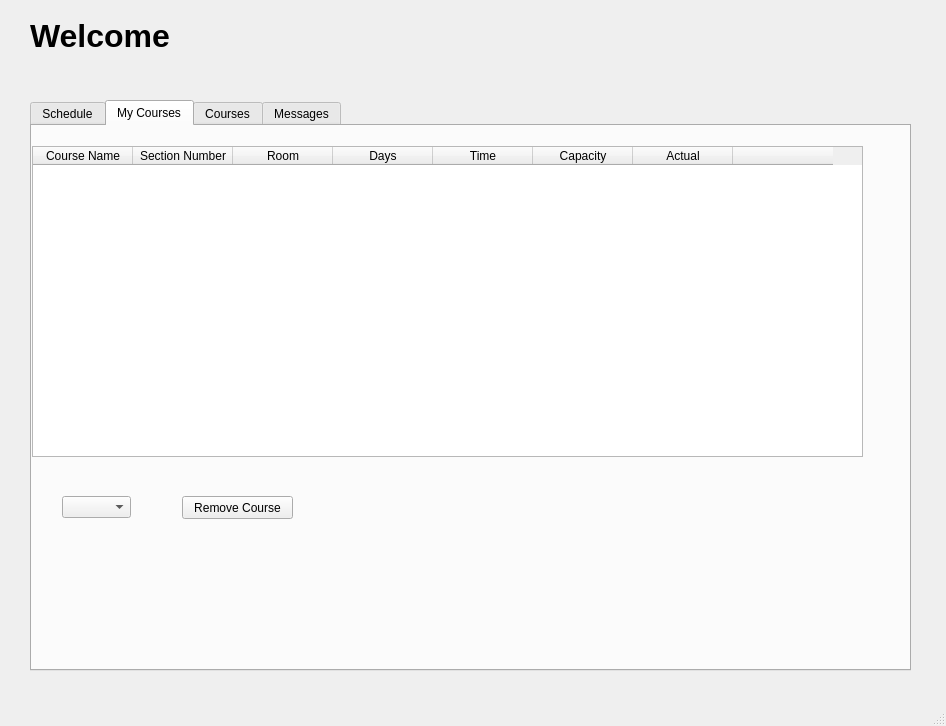
<?xml version="1.0" encoding="UTF-8"?>
<ui version="4.0">
 <class>SystemWindow</class>
 <widget class="QMainWindow" name="SystemWindow">
  <property name="geometry">
   <rect>
    <x>0</x>
    <y>0</y>
    <width>946</width>
    <height>726</height>
   </rect>
  </property>
  <property name="windowTitle">
   <string>MainWindow</string>
  </property>
  <widget class="QWidget" name="centralwidget">
   <widget class="QLabel" name="label_welcome">
    <property name="geometry">
     <rect>
      <x>30</x>
      <y>-10</y>
      <width>871</width>
      <height>91</height>
     </rect>
    </property>
    <property name="font">
     <font>
      <pointsize>24</pointsize>
      <weight>75</weight>
      <bold>true</bold>
     </font>
    </property>
    <property name="text">
     <string>Welcome</string>
    </property>
   </widget>
   <widget class="QTabWidget" name="tabWidget">
    <property name="geometry">
     <rect>
      <x>30</x>
      <y>100</y>
      <width>881</width>
      <height>571</height>
     </rect>
    </property>
    <property name="tabPosition">
     <enum>QTabWidget::North</enum>
    </property>
    <property name="tabShape">
     <enum>QTabWidget::Rounded</enum>
    </property>
    <property name="currentIndex">
     <number>1</number>
    </property>
    <property name="elideMode">
     <enum>Qt::ElideLeft</enum>
    </property>
    <property name="usesScrollButtons">
     <bool>true</bool>
    </property>
    <property name="tabsClosable">
     <bool>false</bool>
    </property>
    <property name="movable">
     <bool>false</bool>
    </property>
    <widget class="QWidget" name="tab">
     <attribute name="title">
      <string>Schedule</string>
     </attribute>
     <widget class="QTableWidget" name="tableSchedule">
      <property name="geometry">
       <rect>
        <x>0</x>
        <y>50</y>
        <width>741</width>
        <height>461</height>
       </rect>
      </property>
      <property name="horizontalScrollBarPolicy">
       <enum>Qt::ScrollBarAsNeeded</enum>
      </property>
      <property name="showGrid">
       <bool>true</bool>
      </property>
      <property name="gridStyle">
       <enum>Qt::NoPen</enum>
      </property>
      <property name="sortingEnabled">
       <bool>false</bool>
      </property>
      <property name="cornerButtonEnabled">
       <bool>false</bool>
      </property>
      <property name="rowCount">
       <number>14</number>
      </property>
      <property name="columnCount">
       <number>7</number>
      </property>
      <attribute name="horizontalHeaderDefaultSectionSize">
       <number>100</number>
      </attribute>
      <attribute name="horizontalHeaderMinimumSectionSize">
       <number>37</number>
      </attribute>
      <row>
       <property name="text">
        <string>8</string>
       </property>
      </row>
      <row>
       <property name="text">
        <string>9</string>
       </property>
      </row>
      <row>
       <property name="text">
        <string>10</string>
       </property>
      </row>
      <row>
       <property name="text">
        <string>11</string>
       </property>
      </row>
      <row>
       <property name="text">
        <string>12</string>
       </property>
      </row>
      <row>
       <property name="text">
        <string>13</string>
       </property>
      </row>
      <row>
       <property name="text">
        <string>14</string>
       </property>
      </row>
      <row>
       <property name="text">
        <string>15</string>
       </property>
      </row>
      <row>
       <property name="text">
        <string>16</string>
       </property>
      </row>
      <row>
       <property name="text">
        <string>17</string>
       </property>
      </row>
      <row>
       <property name="text">
        <string>18</string>
       </property>
      </row>
      <row>
       <property name="text">
        <string>19</string>
       </property>
      </row>
      <row>
       <property name="text">
        <string>20</string>
       </property>
      </row>
      <row>
       <property name="text">
        <string>21</string>
       </property>
      </row>
      <column>
       <property name="text">
        <string>Sunday</string>
       </property>
      </column>
      <column>
       <property name="text">
        <string>Monday</string>
       </property>
      </column>
      <column>
       <property name="text">
        <string>Tuesday</string>
       </property>
      </column>
      <column>
       <property name="text">
        <string>Wednesday</string>
       </property>
      </column>
      <column>
       <property name="text">
        <string>Thursday</string>
       </property>
      </column>
      <column>
       <property name="text">
        <string>Friday</string>
       </property>
      </column>
      <column>
       <property name="text">
        <string>Saturday</string>
       </property>
      </column>
     </widget>
     <widget class="QPushButton" name="pbRefresh">
      <property name="geometry">
       <rect>
        <x>0</x>
        <y>20</y>
        <width>101</width>
        <height>23</height>
       </rect>
      </property>
      <property name="text">
       <string>Refresh</string>
      </property>
     </widget>
    </widget>
    <widget class="QWidget" name="tab_2">
     <attribute name="title">
      <string>My Courses</string>
     </attribute>
     <widget class="QTableWidget" name="tableMyCourses">
      <property name="geometry">
       <rect>
        <x>0</x>
        <y>20</y>
        <width>831</width>
        <height>311</height>
       </rect>
      </property>
      <column>
       <property name="text">
        <string>Course Name</string>
       </property>
      </column>
      <column>
       <property name="text">
        <string>Section Number</string>
       </property>
      </column>
      <column>
       <property name="text">
        <string>Room</string>
       </property>
      </column>
      <column>
       <property name="text">
        <string>Days</string>
       </property>
      </column>
      <column>
       <property name="text">
        <string>Time</string>
       </property>
      </column>
      <column>
       <property name="text">
        <string>Capacity</string>
       </property>
      </column>
      <column>
       <property name="text">
        <string>Actual</string>
       </property>
      </column>
      <column>
       <property name="text">
        <string/>
       </property>
      </column>
     </widget>
     <widget class="QComboBox" name="cbMyCoursesList">
      <property name="geometry">
       <rect>
        <x>30</x>
        <y>370</y>
        <width>69</width>
        <height>22</height>
       </rect>
      </property>
     </widget>
     <widget class="QPushButton" name="pbRemoveCourse">
      <property name="geometry">
       <rect>
        <x>150</x>
        <y>370</y>
        <width>111</width>
        <height>23</height>
       </rect>
      </property>
      <property name="text">
       <string>Remove Course</string>
      </property>
     </widget>
    </widget>
    <widget class="QWidget" name="tab_5">
     <attribute name="title">
      <string>Courses</string>
     </attribute>
     <widget class="QTableWidget" name="tableCourses">
      <property name="geometry">
       <rect>
        <x>10</x>
        <y>70</y>
        <width>751</width>
        <height>311</height>
       </rect>
      </property>
      <column>
       <property name="text">
        <string>Section Number</string>
       </property>
      </column>
      <column>
       <property name="text">
        <string>Room</string>
       </property>
      </column>
      <column>
       <property name="text">
        <string>Days</string>
       </property>
      </column>
      <column>
       <property name="text">
        <string>Time</string>
       </property>
      </column>
      <column>
       <property name="text">
        <string>Capacity</string>
       </property>
      </column>
      <column>
       <property name="text">
        <string>Actual</string>
       </property>
      </column>
     </widget>
     <widget class="QWidget" name="layoutWidget">
      <property name="geometry">
       <rect>
        <x>10</x>
        <y>10</y>
        <width>86</width>
        <height>47</height>
       </rect>
      </property>
      <layout class="QVBoxLayout" name="verticalLayout">
       <item>
        <widget class="QLabel" name="label">
         <property name="text">
          <string>List of Courses</string>
         </property>
        </widget>
       </item>
       <item>
        <widget class="QComboBox" name="cbCoursesList"/>
       </item>
      </layout>
     </widget>
     <widget class="QPushButton" name="pbAddCourse">
      <property name="geometry">
       <rect>
        <x>220</x>
        <y>20</y>
        <width>75</width>
        <height>23</height>
       </rect>
      </property>
      <property name="text">
       <string>Add Course</string>
      </property>
     </widget>
     <widget class="QWidget" name="layoutWidget">
      <property name="geometry">
       <rect>
        <x>120</x>
        <y>10</y>
        <width>75</width>
        <height>47</height>
       </rect>
      </property>
      <layout class="QVBoxLayout" name="verticalLayout_2">
       <item>
        <widget class="QLabel" name="label_2">
         <property name="text">
          <string>Sections</string>
         </property>
        </widget>
       </item>
       <item>
        <widget class="QComboBox" name="cbSectionsList"/>
       </item>
      </layout>
     </widget>
    </widget>
    <widget class="QWidget" name="tab_6">
     <attribute name="title">
      <string>Messages</string>
     </attribute>
    </widget>
   </widget>
  </widget>
  <widget class="QMenuBar" name="menubar">
   <property name="geometry">
    <rect>
     <x>0</x>
     <y>0</y>
     <width>946</width>
     <height>26</height>
    </rect>
   </property>
  </widget>
  <widget class="QStatusBar" name="statusbar"/>
 </widget>
 <resources/>
 <connections/>
</ui>
